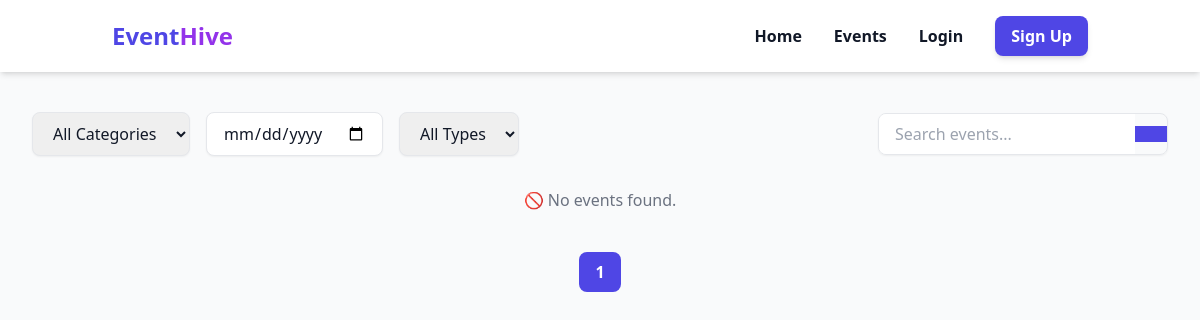
/ahome/, run on an earlier commit of the app's database.
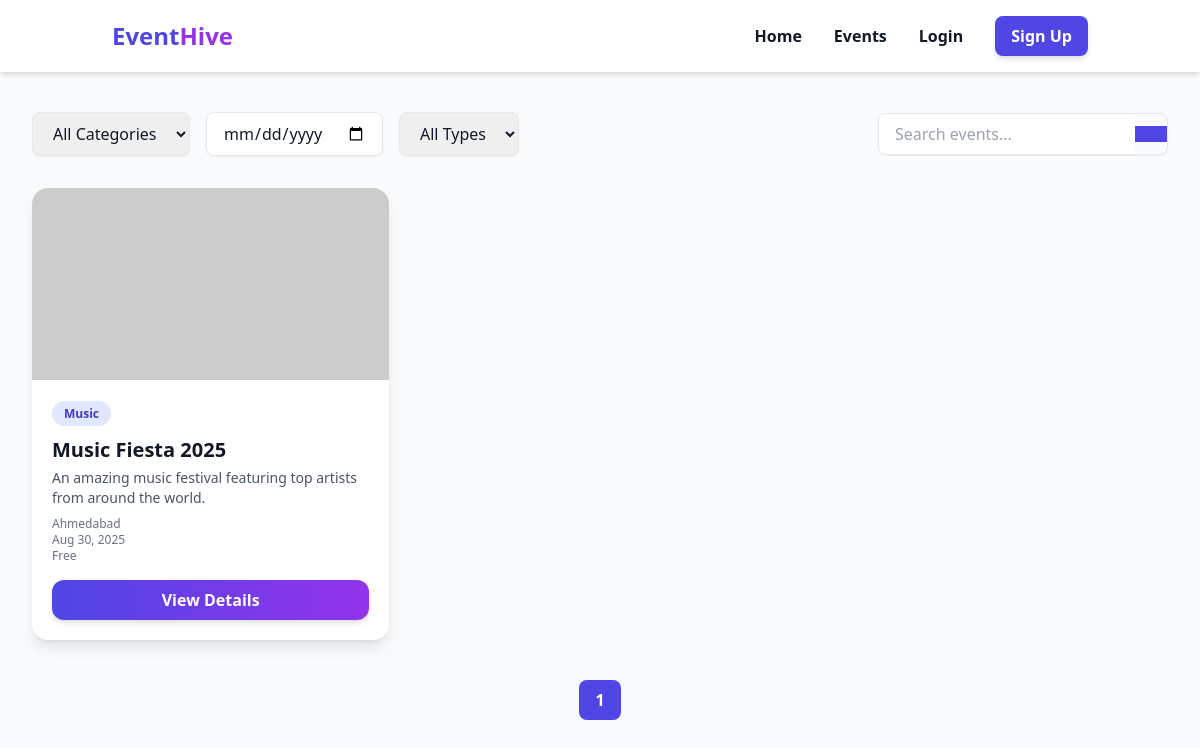
And on a later commit of the database.
### EventHive_app/models.py (models this page shows, shortened)
class Event(models.Model):
    EVENT_TYPE_CHOICES = [
        ("free", "Free"),
        ("paid", "Paid"),
    ]
    STATUS_CHOICES = [
        ("draft", "Draft"),
        ("published", "Published"),
        ("archived", "Archived"),
    ]
    title = models.CharField(max_length=200)
    description = models.TextField()
    category = models.ForeignKey(Category, on_delete=models.SET_NULL, null=True, blank=True)
    banner_image = models.ImageField(upload_to="events/banners/", blank=True, null=True)
    start_date = models.DateField()
    end_date = models.DateField()
    start_time = models.TimeField()
    location = models.CharField(max_length=200)
    event_type = models.CharField(max_length=10, choices=EVENT_TYPE_CHOICES, default="free")
    status = models.CharField(max_length=20, choices=STATUS_CHOICES, default="draft")
    organizer_name = models.CharField(max_length=100)
    organizer_email = models.EmailField()
    organizer_phone = models.CharField(max_length=15)
    created_at = models.DateTimeField(auto_now_add=True)
    class Meta:
        ordering = ["-created_at"]  # ✅ latest event first

class Category(models.Model):
    name = models.CharField(max_length=100, unique=True)
    icon = models.CharField(
        max_length=50, blank=True, null=True,
        help_text="Bootstrap icon class (e.g. bi-music-note)")

### EventHive_app/views.py (the view)
# urls.py: path("ahome/", views.attendee_home, name="attendee_home"),
def attendee_home(request):
    events = Event.objects.all()
    categories = Category.objects.all()
    category_filter = request.GET.get("category", "all")
    date_filter = request.GET.get("date", "")
    event_type_filter = request.GET.get("event_type", "all")
    search_query = request.GET.get("search", "")
    if category_filter != "all":
        events = events.filter(category__name__iexact=category_filter)
    if date_filter:
        events = events.filter(start_date=date_filter)
    if event_type_filter != "all":
        events = events.filter(event_type__iexact=event_type_filter)
    if search_query:
        events = events.filter(
            Q(title__icontains=search_query) |
            Q(description__icontains=search_query) |
            Q(location__icontains=search_query)
        )
    paginator = Paginator(events, 6)
    page_number = request.GET.get("page")
    events_page = paginator.get_page(page_number)
    query_params = request.GET.copy()
    if "page" in query_params:
        query_params.pop("page")
    return render(request, "attendeehome.html", {
        "events": events_page,
        "categories": categories,
        "category_filter": category_filter,
        "date_filter": date_filter,
        "event_type_filter": event_type_filter,
        "search_query": search_query,
        "query_params": query_params.urlencode(),
        "user_data": request.session.get('user_data', {})
    })

### templates/attendeehome.html (shortened to what this page needs)
{% extends 'base.html' %}
{% load static %}
{% block content %}
<link href="https://unpkg.com/aos@2.3.1/dist/aos.css" rel="stylesheet">
<div class="max-w-7xl mx-auto px-4 sm:px-6 lg:px-8">
    <form method="get" class="flex flex-wrap gap-4 mb-8 items-center justify-between">
        <div class="flex flex-wrap gap-4">
            <select name="category" class="px-4 py-2 border rounded-lg shadow-sm focus:ring-indigo-500">
                <option value="all">All Categories</option>
            </select>
            <input type="date" name="date" value="{{ date_filter }}" class="px-4 py-2 border rounded-lg shadow-sm focus:ring-indigo-500">
            <select name="event_type" class="px-4 py-2 border rounded-lg shadow-sm focus:ring-indigo-500">
                <option value="all">All Types</option>
            </select>
        </div>
        <div class="flex items-center border rounded-lg shadow-sm overflow-hidden">
            <input type="text" name="search" placeholder="Search events..." value="{{ search_query }}" class="px-4 py-2 w-64 focus:outline-none">
            <button type="submit" class="bg-indigo-600 text-white px-4 py-2 hover:bg-indigo-700">
            </button>
        </div>
    </form>
    <div class="grid grid-cols-1 sm:grid-cols-2 md:grid-cols-3 gap-8">
        {% for event in events %}
        <div class="bg-white rounded-2xl shadow-lg overflow-hidden hover:shadow-2xl
                    transition transform hover:-translate-y-2 duration-500" data-aos="zoom-in" data-aos-duration="1000">
            {% if event.banner_image %}
            <img src="{{ event.banner_image.url }}" alt="{{ event.title }}" class="w-full h-48 object-cover">
            {% else %}
            <img src="https://picsum.photos/seed/{{ event.id }}/800/500" alt="dummy" class="w-full h-48 object-cover">
            {% endif %}
            <div class="p-5">
                <span class="bg-indigo-100 text-indigo-700 text-xs font-semibold px-3 py-1 rounded-full">
                    {{ event.category.name }}
                </span>
                <h3 class="text-xl font-bold mt-3">{{ event.title }}</h3>
                <p class="text-gray-600 text-sm mt-1">
                    {{ event.description|truncatewords:15 }}
                </p>
                <p class="text-gray-500 text-xs mt-2">
                     {{ event.location }}
                </p>
                <p class="text-gray-500 text-xs">
                    {{ event.start_date|date:"M d, Y" }}
                </p>
                <p class="text-gray-500 text-xs">
                     {{ event.get_event_type_display }}
                </p>
                <a href="{% url 'event_detail' event.id %}" class="inline-block mt-4 w-full text-center
                        bg-gradient-to-r from-indigo-600 to-purple-600
                        text-white py-2 rounded-xl font-semibold
                        shadow-md hover:scale-105 transition">
                    View Details
                </a>
            </div>
        </div>
        {% empty %}
        <p class="col-span-3 text-center text-gray-500">🚫 No events found.</p>
        {% endfor %}
    </div>
    <div class="flex justify-center mt-10">
        <nav class="flex items-center space-x-2">
            {% for num in events.paginator.page_range %}
            {% if num == events.number %}
            <span class="px-4 py-2 bg-indigo-600 text-white font-bold rounded-lg">{{ num }}</span>
            {% elif num > events.number|add:'-2' and num < events.number|add:'2' %}
            <a href="?page={{ num }}" class="px-3 py-2 bg-gray-200 hover:bg-indigo-600 hover:text-white rounded-lg">{{ num }}</a>
            {% endif %}
            {% endfor %}
        </nav>
    </div>
</div>
{% endblock %}

What changed in the data, as far as the page shows it:
added Event: category.name "Music", title "Music Fiesta 2025", description "An amazing music festival featuring top artists from around the world.", location "Ahmedabad", start_date "Aug 30, 2025", event_type "Free"
Also different on the page:
text no longer shown: "🚫 No events found."
